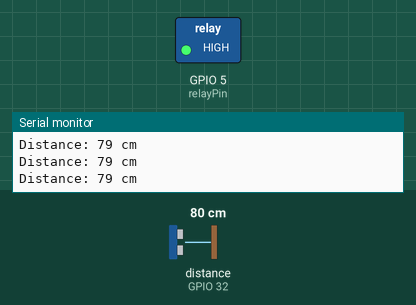
Recording of a sketch running on a simulated ESP32. Parts: switched loads named in the sketch (green lamp = pin HIGH), the last lines printed to the serial monitor. Wiring (inferred from the names in the program): ultrasonic range finder: trigger GPIO 33; echo GPIO 32. The inputs (shaded band) are chosen by the test bench; at power-on: distance to the obstacle (sensor on GPIO 32) 80 cm. The echo pulse lasts 58.3 µs per cm; pins used as bus, display or sensor lines are not drawn.

Above: at 1.2 s.
1.3 s: distance to the obstacle (sensor on GPIO 32) set to 5 cm
3.4 s: distance to the obstacle (sensor on GPIO 32) set to 2 cm
At 5.5 s:
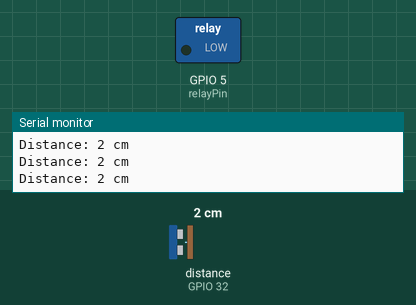
Timing chart, 0 to 11.8 s (numbered marks = the images above; inputs shaded):
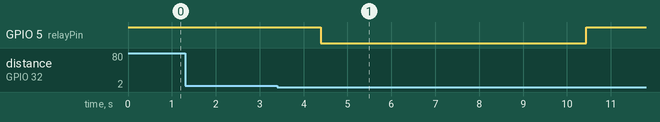

The sketch:

WATER_DISPENSER.ino
```cpp
// Define pins for the JSN-SR04T sensor and relay
const int trigPin = 33;
const int echoPin = 32;
const int relayPin = 5;  // Relay control pin

// Variables to store duration, distance, and state
long duration;
int distance;
bool relayState = false;  // To track the current state of the relay (ON/OFF)
bool delayPassed = false; // To check if 1 second delay for turning ON has passed
bool resetCondition = false; // To track if the distance exceeded the OFF threshold (3 cm)
unsigned long relayTurnOnTime = 0;  // To store when the relay was turned on
unsigned long lastDistanceCheckTime = 0; // To store the last time distance was checked
const unsigned long turnOnDelay = 750;  // Delay before turning on the relay (1 second)
const unsigned long relayOnDuration = 6000;  // Relay ON duration (3 seconds)
const int distanceThresholdOn = 3;  // Distance threshold for turning ON the relay
const int distanceThresholdOff = 6;  // Distance threshold for immediate turn OFF

void setup() {
  // Start serial communication for debugging
  Serial.begin(9600);

  // Set up the trigger, echo, and relay pins
  pinMode(trigPin, OUTPUT);
  pinMode(echoPin, INPUT);
  pinMode(relayPin, OUTPUT);

  // Ensure the relay starts in the OFF state
  digitalWrite(relayPin, HIGH);
}

void loop() {
  // Clear the trigger pin
  digitalWrite(trigPin, LOW);
  delayMicroseconds(2);

  // Send a 10µs pulse to trigger the sensor
  digitalWrite(trigPin, HIGH);
  delayMicroseconds(10);
  digitalWrite(trigPin, LOW);

  // Read the echo pin pulse duration
  duration = pulseIn(echoPin, HIGH);

  // Calculate distance
  distance = duration * 0.0343 / 2;

  // Print the distance to the Serial Monitor
  Serial.print("Distance: ");
  Serial.print(distance);
  Serial.println(" cm");
  delay(100);

  // Check if the distance has gone above the threshold to reset the chance to turn ON
  if (distance > distanceThresholdOff && !relayState) {
    resetCondition = true;  // The distance has exceeded the off threshold, ready for another cycle
    delayPassed = false;    // Reset the delayPassed flag
  }

  // Check if the distance is less than or equal to the threshold to turn ON the relay
  if (resetCondition && !relayState && distance <= distanceThresholdOn) {
    // Start a 1-second delay before turning on the relay
    if (!delayPassed) {
      // Start timing when the distance first drops below the threshold
      if (lastDistanceCheckTime == 0) {
        lastDistanceCheckTime = millis();
      }

      // Check if the delay time has passed
      if (millis() - lastDistanceCheckTime >= turnOnDelay) {
        delayPassed = true; // Mark that the delay has passed
        relayTurnOnTime = millis();  // Store the time the relay was turned on
        relayState = true;  // Update relay state to ON
        digitalWrite(relayPin, LOW);  // Turn on the relay
        Serial.println("Relay ON");
        resetCondition = false;  // Reset the condition to ensure relay doesn't turn on immediately again
        lastDistanceCheckTime = 0;  // Reset the timing for next cycle
      }
    }
  }

  // If the relay is ON, check if it should turn off
  if (relayState) {
    if (millis() - relayTurnOnTime >= relayOnDuration || (distance > distanceThresholdOff && distance<20)) {
      relayState = false;  // Update relay state to OFF
      delayPassed = false;  // Reset the delayPassed flag for the next ON cycle
      digitalWrite(relayPin, HIGH);  // Turn off the relay
      Serial.println("Relay OFF");
    }
  }
}
```

Measured:
- the behaviour switches between 4 and 3 cm on distance to the obstacle (sensor on GPIO 32) (found by bisection; images 0 and 1)
- after the input at 3.4 s, GPIO 5 (relayPin): HIGH → LOW after 0.99 s, → HIGH 6.0 s later
